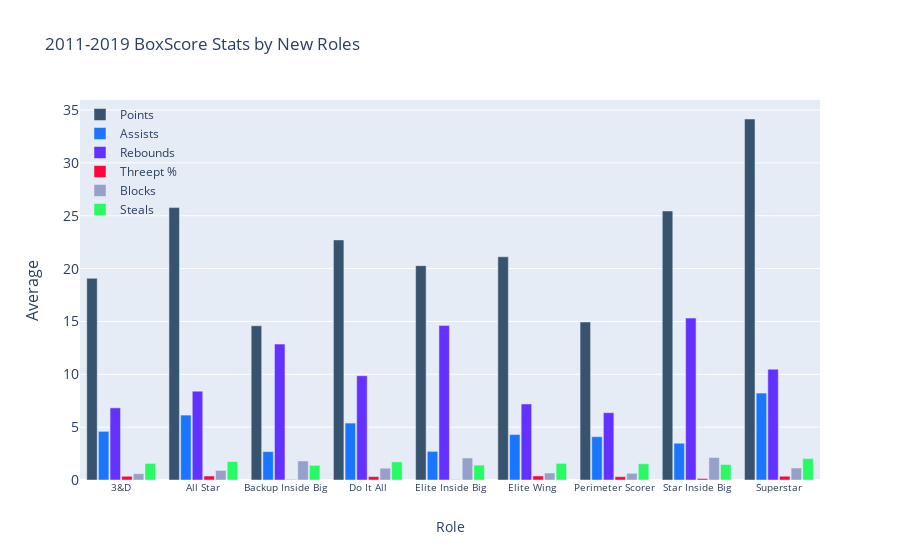

Notebook code for this chart:
### Code cell
st.header('2011-2019 BoxScore Stats by New Roles')
label = dfclustzr['Role']
points = dfclustzr['PTS']
assists = dfclustzr['AST']
rebounds = dfclustzr['TRB']
threept = dfclustzr['3P%']
blocks = dfclustzr['BLK']
steals = dfclustzr['STL']
fig1 = go.Figure()
fig1.add_trace(go.Bar(x=label,
                y= points,
                name='Points',
                marker_color='rgb(55, 83, 109)'
                ))
fig1.add_trace(go.Bar(x=label,
                y=assists,
                name='Assists',
                marker_color='rgb(26, 118, 255)'
                ))
fig1.add_trace(go.Bar(x=label,
                y=rebounds,
                name='Rebounds',
                marker_color='rgb(100, 50, 300)'
                ))
fig1.add_trace(go.Bar(x=label,
                y=threept,
                name='Threept %',
                marker_color='rgb(400, 5, 60)'
                ))
fig1.add_trace(go.Bar(x=label,
                y=blocks,
                name='Blocks',
                marker_color='rgb(150, 160, 200)'
                ))
fig1.add_trace(go.Bar(x=label,
                y=steals,
                name='Steals',
                marker_color='rgb(40, 250, 100)'
                ))
fig1.update_layout(
    title='2011-2019 BoxScore Stats by New Roles',
    xaxis_tickfont_size= 10,
    yaxis=dict(
        title='Average',
        titlefont_size=16,
        tickfont_size=14,
    ),
    xaxis=dict(
        title='Role'
    ),
    legend=dict(
        x=0,
        y=1.0,
        bgcolor='rgba(255, 255, 255, 0)',
        bordercolor='rgba(255, 255, 255, 0)'
    ),
    barmode='group',
    bargap=0.15, # gap between bars of adjacent location coordinates.
    bargroupgap=0.1 # gap between bars of the same location coordinate.
)
st.write(fig1)
fig1.show()

### Figure 1 — Plotly figure (JSON) as saved in the notebook; plotly's stock layout.template omitted (floating-point values rounded to 4 significant figures)
{"data": [{"marker": {"color": "rgb(55, 83, 109)"}, "name": "Points", "type": "bar", "x": ["3&D", "All Star", "Backup Inside Big", "Do It All", "Elite Inside Big", "Elite Wing", "Perimeter Scorer", "Star Inside Big", "Superstar"], "y": [19.08, 25.77, 14.6, 22.72, 20.28, 21.12, 14.95, 25.46, 34.16]}, {"marker": {"color": "rgb(26, 118, 255)"}, "name": "Assists", "type": "bar", "x": ["3&D", "All Star", "Backup Inside Big", "Do It All", "Elite Inside Big", "Elite Wing", "Perimeter Scorer", "Star Inside Big", "Superstar"], "y": [4.603, 6.142, 2.688, 5.386, 2.709, 4.3, 4.099, 3.48, 8.221]}, {"marker": {"color": "rgb(100, 50, 300)"}, "name": "Rebounds", "type": "bar", "x": ["3&D", "All Star", "Backup Inside Big", "Do It All", "Elite Inside Big", "Elite Wing", "Perimeter Scorer", "Star Inside Big", "Superstar"], "y": [6.828, 8.406, 12.86, 9.868, 14.63, 7.192, 6.369, 15.32, 10.49]}, {"marker": {"color": "rgb(400, 5, 60)"}, "name": "Threept %", "type": "bar", "x": ["3&D", "All Star", "Backup Inside Big", "Do It All", "Elite Inside Big", "Elite Wing", "Perimeter Scorer", "Star Inside Big", "Superstar"], "y": [0.3532, 0.3768, 0.03885, 0.3247, 0.02654, 0.3848, 0.313, 0.1372, 0.3567]}, {"marker": {"color": "rgb(150, 160, 200)"}, "name": "Blocks", "type": "bar", "x": ["3&D", "All Star", "Backup Inside Big", "Do It All", "Elite Inside Big", "Elite Wing", "Perimeter Scorer", "Star Inside Big", "Superstar"], "y": [0.5953, 0.9077, 1.801, 1.115, 2.084, 0.6618, 0.633, 2.12, 1.14]}, {"marker": {"color": "rgb(40, 250, 100)"}, "name": "Steals", "type": "bar", "x": ["3&D", "All Star", "Backup Inside Big", "Do It All", "Elite Inside Big", "Elite Wing", "Perimeter Scorer", "Star Inside Big", "Superstar"], "y": [1.57, 1.739, 1.388, 1.717, 1.411, 1.575, 1.537, 1.463, 2.032]}], "layout": {"bargap": 0.15, "bargroupgap": 0.1, "barmode": "group", "legend": {"bgcolor": "rgba(255, 255, 255, 0)", "bordercolor": "rgba(255, 255, 255, 0)", "x": 0, "y": 1}, "title": {"text": "2011-2019 BoxScore Stats by New Roles"}, "xaxis": {"tickfont": {"size": 10}, "title": {"text": "Role"}}, "yaxis": {"tickfont": {"size": 14}, "title": {"font": {"size": 16}, "text": "Average"}}}}
